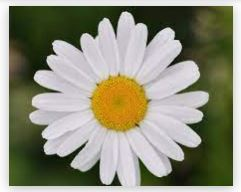
#> input picture View/Images/flower.JPG, 241 x 192 px, given in place of the camera
$ python FrameBlur.py
#> lines starting #> are read from the running program, lines starting #| are printed output that depends on the picture; after the words box and inside, x2 and y2 are one past the last pixel; in counts of white or black regions, pixels touching at a corner belong together
import cv2
import time
import numpy as np


# Get the webcam
cap = cv2.VideoCapture(0)

# Time is just used to get the Frames Per Second (FPS)
last_time = time.time()
while True:
    # Step 1: Capture the frame
    _, frame = cap.read()
#> frame is the input picture: shape (192, 241, 3); mean B, G, R 122.2, 141.7, 141.7

    # Step 2: Convert to the HSV color space
    hsv = cv2.cvtColor(frame, cv2.COLOR_BGR2HSV)
#> hsv: shape (192, 241, 3); mean H, S, V 72.2, 79, 147.4
    # Step 3: Create a mask based on medium to high Saturation and Value
    # - These values can be changed (the lower ones) to fit your environment
    mask = cv2.inRange(hsv, (0, 75, 40), (180, 255, 255))
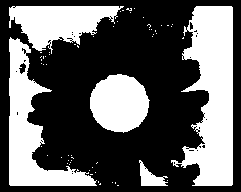
#> mask: shape (192, 241); 37.7% white; 60 white regions (55 under 20 px), largest, box (x1, y1, x2, y2) and area: (171, 6, 233, 186) 6824, (9, 37, 97, 186) 4442, (9, 6, 124, 54) 3079, (90, 74, 150, 133) 2673, (139, 160, 168, 186) 351
    # We need a to copy the mask 3 times to fit the frames
    mask_3d = np.repeat(mask[:, :, np.newaxis], 3, axis=2)
    # Step 4: Create a blurred frame using Gaussian blur
    blurred_frame = cv2.GaussianBlur(frame, (25, 25), 0)
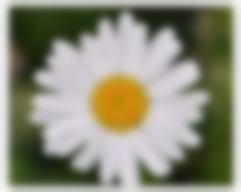
#> blurred_frame: shape (192, 241, 3); mean B, G, R 121.9, 141.5, 141.5
    # Step 5: Combine the original with the blurred frame based on mask
    frame = np.where(mask_3d == (255, 255, 255), frame, blurred_frame)
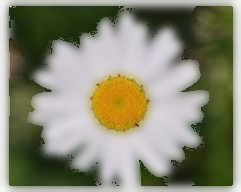
#> frame: shape (192, 241, 3); mean of channels 0, 1, 2 115.1, 136.2, 136.1; drawn as B, G, R

    # Add a FPS label to image
    text = f"FPS: {int(1 / (time.time() - last_time))}"
    last_time = time.time()
    cv2.putText(frame, text, (10, 20), cv2.FONT_HERSHEY_PLAIN, 2, (0, 255, 0), 2)
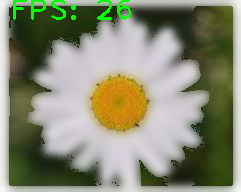
#> frame: shape (192, 241, 3); 1.4% of pixels changed, all inside (x1, y1, x2, y2) = (13, 0, 132, 20); drawn as B, G, R

    # Step 6: Show the frame with blurred background
    cv2.imshow("Webcam", frame)
    # If q is pressed terminate
    if cv2.waitKey(1) == ord('q'):
#> (key q is pressed here)
        break

# Release and destroy all windows
cap.release()
cv2.destroyAllWindows()
